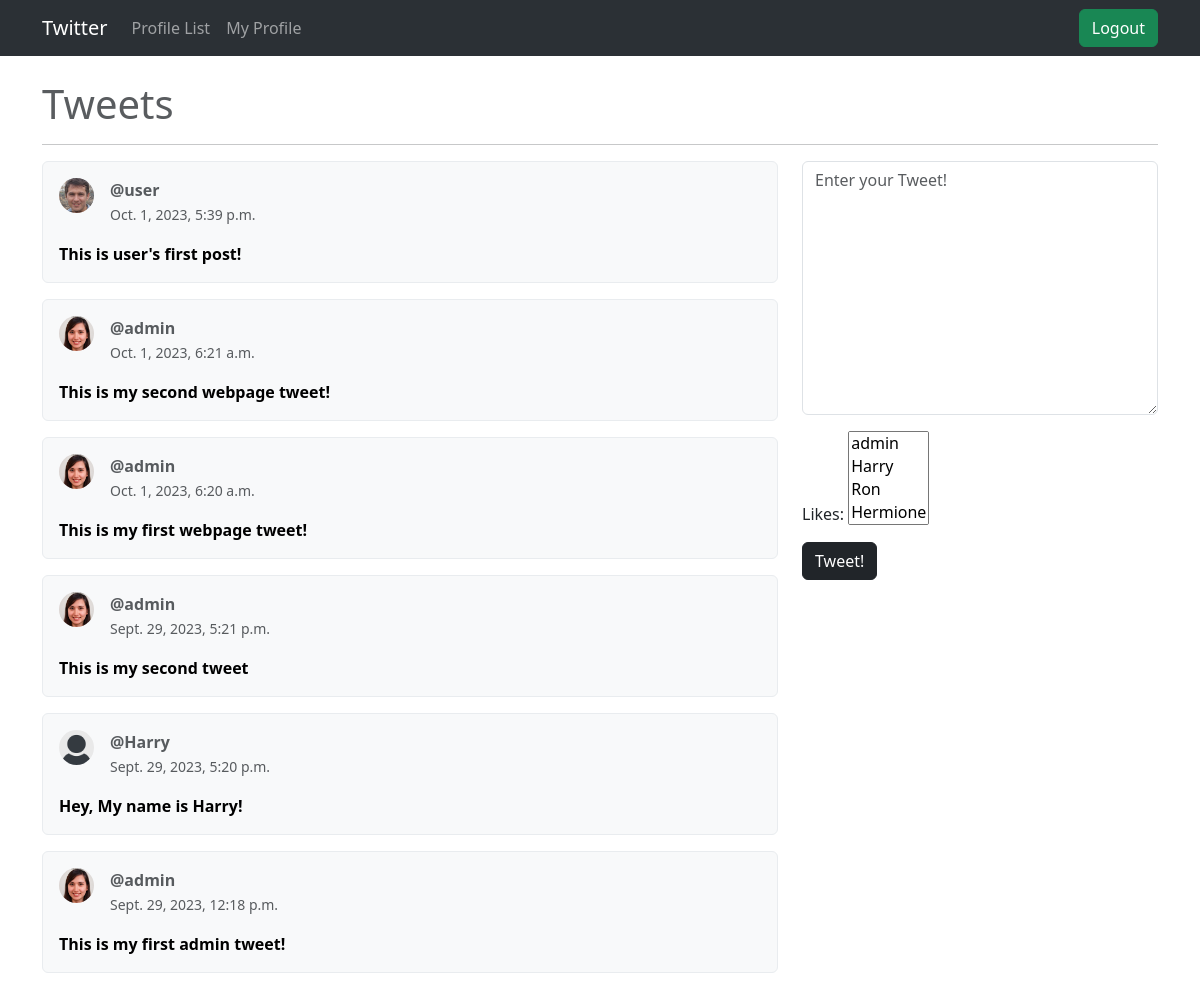
Screenshot of / (signed in) with the database file from the repository.
### main/models.py (models this page shows, shortened)
class Tweet(models.Model):
    user = models.ForeignKey(
        User, related_name='tweets', on_delete=models.DO_NOTHING)
    body = models.CharField(max_length=200)
    created_at = models.DateTimeField(auto_now_add=True)
    likes = models.ManyToManyField(
        User, related_name='tweet_likes', blank=True)

class Profile(models.Model):
    user = models.OneToOneField(User, on_delete=models.CASCADE)
    follows = models.ManyToManyField(
        'self', related_name='followed_by', symmetrical=False, blank=True)
    date_modified = models.DateTimeField(User, auto_now=True)
    profile_image = models.ImageField(
        null=True, blank=True, upload_to='images/')

### main/views.py (the view, shortened to what this page needs)
# urls.py: 2. Add a URL to urlpatterns:  path('', views.home, name='home')
def home(request):
    if request.user.is_authenticated:
        form = TweetForm(request.POST or None)
        profile = Profile.objects.all()
        tweets = Tweet.objects.all().order_by("-created_at")
        context = {"tweets": tweets, "form": form, "profile": profile}
        return render(request, 'home.html', context)
    else:
        tweets = Tweet.objects.all().order_by("-created_at")
        context = {"tweets": tweets, "profile": profile}
        return render(request, 'home.html', context)

### main/forms.py
class TweetForm(forms.ModelForm):
    body = forms.CharField(required=True, widget=forms.widgets.Textarea(attrs={
        "placeholder": "Enter your Tweet!",
        "class": "form-control"
    }), label="")
    class Meta:
        model = Tweet
        exclude = ("user",)

### main/templates/home.html
{% extends "base.html" %} {% load static %} {% block content %}
<h1 class="text-muted">Tweets</h1>
<hr />
<div class="row">
  <div class="col-lg-8">
    {% for tweet in tweets %}
    <div class="card text-bg-light mb-3 border border-light-subtle">
      <div class="card-body">
        <div class="d-flex gap-3 mb-3">
          {% if tweet.user.profile.profile_image %}
          <img
            src="{{tweet.user.profile.profile_image.url}}"
            style="width: 35px; height: 35px"
            class="rounded-circle object-fit-cover"
            alt="profile image" />
          {% else %}
          <img
            src="{% static 'images/default_profile_pic.png' %}"
            style="width: 35px; height: 35px"
            class="rounded-circle object-fit-cover"
            alt="profile image" />
          {% endif %}
          <div>
            <p class="text-muted m-0 fw-bold">@{{tweet.user}}</p>
            <small class="text-muted">{{tweet.created_at}}</small>
          </div>
        </div>
        <p class="fw-semibold m-0">{{tweet.body}}</p>
      </div>
    </div>
    {% endfor %}
  </div>
  <div class="col-lg-4">
    {% if form %}
    <form method="post">
      {% csrf_token %} {{form.as_p}}
      <button type="submit" class="btn btn-dark">Tweet!</button>
    </form>
    {% endif %}
  </div>
</div>
{% endblock %}

### rows the page displays
Tweet: user.profile.profile_image (picture), user "user", created_at "Oct. 1, 2023, 5:39 p.m.", body "This is user's first post!"
Tweet: user.profile.profile_image (picture), user "admin", created_at "Oct. 1, 2023, 6:21 a.m.", body "This is my second webpage tweet!"
Tweet: user.profile.profile_image (picture), user "admin", created_at "Oct. 1, 2023, 6:20 a.m.", body "This is my first webpage tweet!"
Tweet: user.profile.profile_image (picture), user "admin", created_at "Sept. 29, 2023, 5:21 p.m.", body "This is my second tweet"
Tweet: user "Harry", created_at "Sept. 29, 2023, 5:20 p.m.", body "Hey, My name is Harry!"
Tweet: user.profile.profile_image (picture), user "admin", created_at "Sept. 29, 2023, 12:18 p.m.", body "This is my first admin tweet!"
